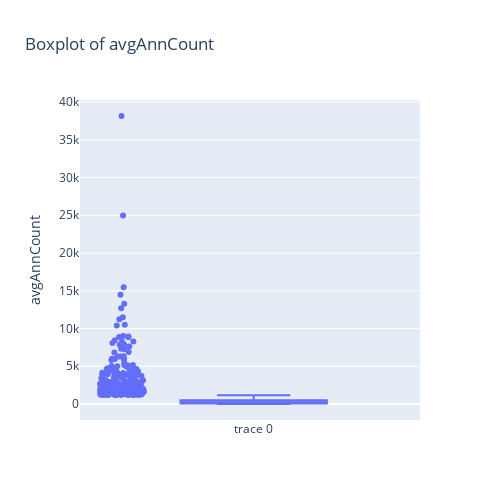
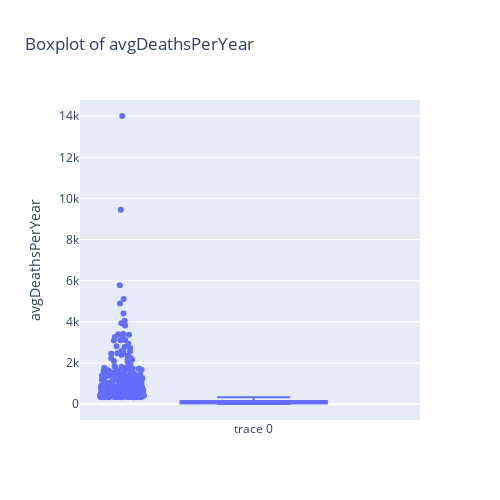
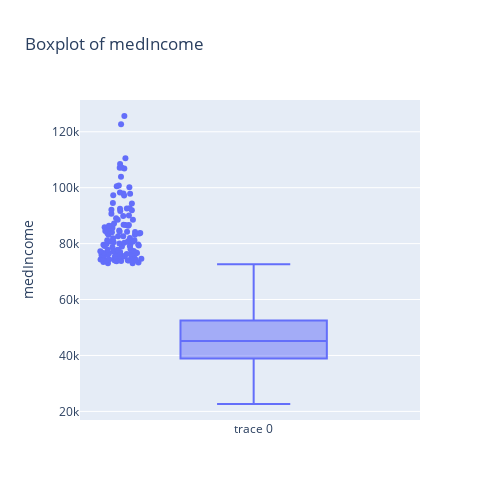
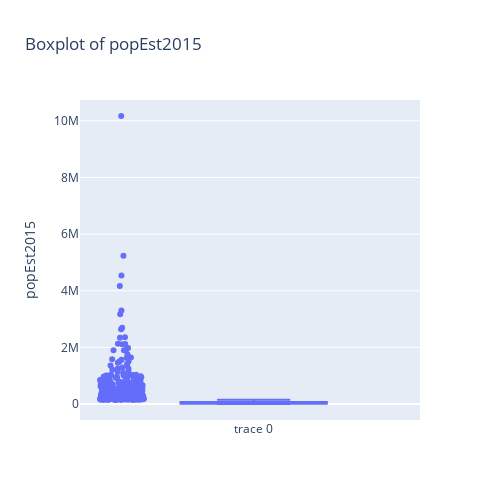

The notebook cell these images were saved under, in order:
### Code cell
import plotly.graph_objects as go

def box_plot(df, col):
    fig = go.Figure(data=[go.Box(y=df[col], boxpoints='outliers', jitter=0.3, pointpos=-1.8)])
    fig.update_layout(
        title='Boxplot of ' + col,
        yaxis_title=col,
        width=500,
        height=500
    )
    fig.show()

# Assuming 'skewed_cols' is already defined and contains valid column names
for col in skewed_cols:
    box_plot(processed_data, col)

### Figure 1 — Plotly figure (JSON) as saved in the notebook; plotly's stock layout.template omitted (floating-point values rounded to 4 significant figures; data arrays with more than 128 entries replaced by an {"elided": "..."} marker saying what was removed)
{"data": [{"boxpoints": "outliers", "jitter": 0.3, "pointpos": -1.8, "type": "box", "y": {"elided": "3047 float values"}}], "layout": {"height": 500, "title": {"text": "Boxplot of avgAnnCount"}, "width": 500, "yaxis": {"title": {"text": "avgAnnCount"}}}}

### Figure 2 — Plotly figure (JSON) as saved in the notebook; plotly's stock layout.template omitted (floating-point values rounded to 4 significant figures; data arrays with more than 128 entries replaced by an {"elided": "..."} marker saying what was removed)
{"data": [{"boxpoints": "outliers", "jitter": 0.3, "pointpos": -1.8, "type": "box", "y": {"elided": "3047 int values"}}], "layout": {"height": 500, "title": {"text": "Boxplot of avgDeathsPerYear"}, "width": 500, "yaxis": {"title": {"text": "avgDeathsPerYear"}}}}

### Figure 3 — Plotly figure (JSON) as saved in the notebook; plotly's stock layout.template omitted (floating-point values rounded to 4 significant figures; data arrays with more than 128 entries replaced by an {"elided": "..."} marker saying what was removed)
{"data": [{"boxpoints": "outliers", "jitter": 0.3, "pointpos": -1.8, "type": "box", "y": {"elided": "3047 int values"}}], "layout": {"height": 500, "title": {"text": "Boxplot of medIncome"}, "width": 500, "yaxis": {"title": {"text": "medIncome"}}}}

### Figure 4 — Plotly figure (JSON) as saved in the notebook; plotly's stock layout.template omitted (floating-point values rounded to 4 significant figures; data arrays with more than 128 entries replaced by an {"elided": "..."} marker saying what was removed)
{"data": [{"boxpoints": "outliers", "jitter": 0.3, "pointpos": -1.8, "type": "box", "y": {"elided": "3047 int values"}}], "layout": {"height": 500, "title": {"text": "Boxplot of popEst2015"}, "width": 500, "yaxis": {"title": {"text": "popEst2015"}}}}
